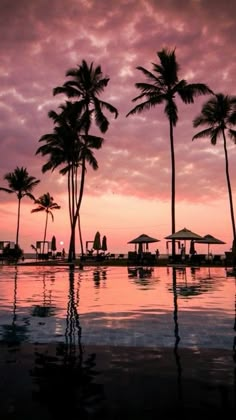
#> input picture images/foto.jpg, 236 x 420 px, found by its file name
$ python gaussian.py
#> lines starting #> are read from the running program, lines starting #| are printed output that depends on the picture
import cv2
import os
import numpy as np
import matplotlib.pyplot as plt

os.makedirs('cache', exist_ok=True)

img = cv2.imread('images/foto.jpg', 0)
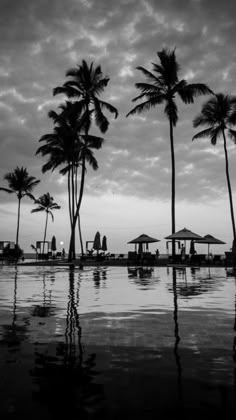
#> img: shape (420, 236); min 0, max 248, mean 96.7

# Tambah Gaussian noise
noise = np.random.normal(0, 25, img.shape)
noisy = img + noise
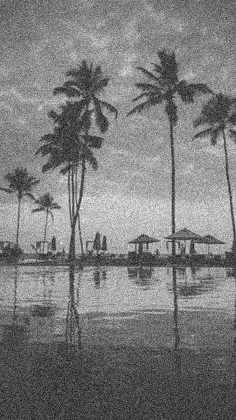
#> noisy: shape (420, 236) float64; min -107.5, max 312.5, mean 96.8; drawn with min black and max white
noisy = np.clip(noisy, 0, 255).astype('uint8')
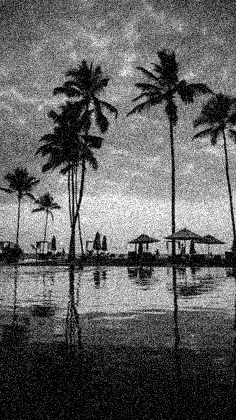
#> noisy: shape (420, 236); min 0, max 255, mean 97.9

# Restorasi (Gaussian smoothing)
restored = cv2.GaussianBlur(noisy, (5,5), 1.0)
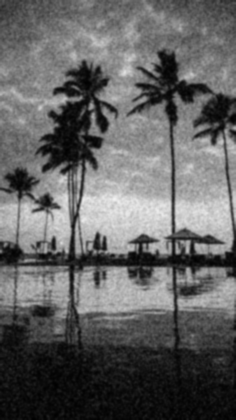
#> restored: shape (420, 236); min 0, max 242, mean 97.9

# Simpan
cv2.imwrite('cache/gaussian_noisy.png', noisy)
cv2.imwrite('cache/gaussian_restored.png', restored)

# Tampil
plt.figure(figsize=(12,4))
plt.subplot(1,3,1); plt.title('Original'); plt.imshow(img, cmap='gray'); plt.axis('off')
plt.subplot(1,3,2); plt.title('Gaussian Noise'); plt.imshow(noisy, cmap='gray'); plt.axis('off')
plt.subplot(1,3,3); plt.title('Restored'); plt.imshow(restored, cmap='gray'); plt.axis('off')
plt.show()
